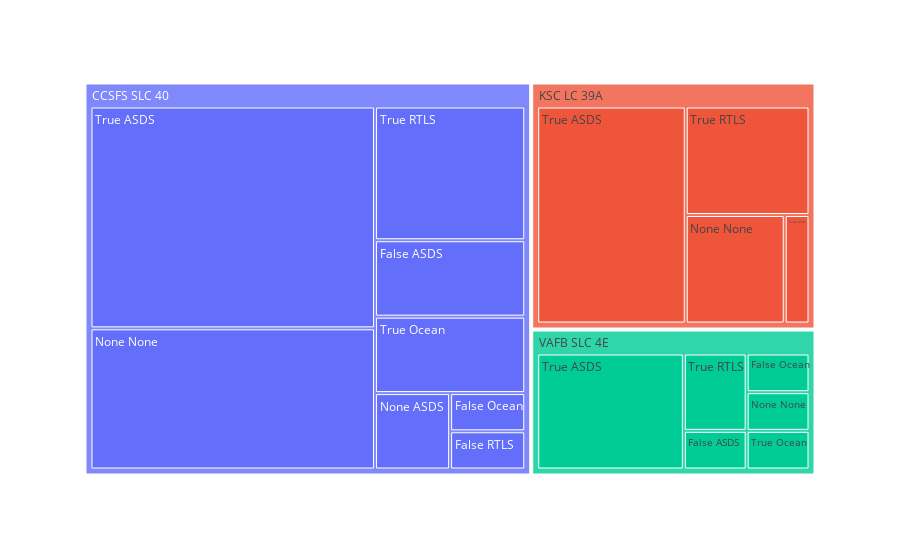

The notebook cell this image was saved under:
### Code cell
treemap = px.treemap(all_launches, path=[all_launches['LaunchSite'], all_launches['Outcome']])
treemap.show()

### Figure 1 — Plotly figure (JSON) as saved in the notebook; plotly's stock layout.template omitted (floating-point values rounded to 4 significant figures)
{"data": [{"branchvalues": "total", "domain": {"x": [0, 1], "y": [0, 1]}, "hovertemplate": "labels=%{label}<br>count=%{value}<br>parent=%{parent}<br>id=%{id}<extra></extra>", "ids": ["CCSFS SLC 40/False ASDS", "KSC LC 39A/False ASDS", "VAFB SLC 4E/False ASDS", "CCSFS SLC 40/False Ocean", "VAFB SLC 4E/False Ocean", "CCSFS SLC 40/False RTLS", "CCSFS SLC 40/None ASDS", "CCSFS SLC 40/None None", "KSC LC 39A/None None", "VAFB SLC 4E/None None", "CCSFS SLC 40/True ASDS", "KSC LC 39A/True ASDS", "VAFB SLC 4E/True ASDS", "CCSFS SLC 40/True Ocean", "VAFB SLC 4E/True Ocean", "CCSFS SLC 40/True RTLS", "KSC LC 39A/True RTLS", "VAFB SLC 4E/True RTLS", "CCSFS SLC 40", "KSC LC 39A", "VAFB SLC 4E"], "labels": ["False ASDS", "False ASDS", "False ASDS", "False Ocean", "False Ocean", "False RTLS", "None ASDS", "None None", "None None", "None None", "True ASDS", "True ASDS", "True ASDS", "True Ocean", "True Ocean", "True RTLS", "True RTLS", "True RTLS", "CCSFS SLC 40", "KSC LC 39A", "VAFB SLC 4E"], "name": "", "parents": ["CCSFS SLC 40", "KSC LC 39A", "VAFB SLC 4E", "CCSFS SLC 40", "VAFB SLC 4E", "CCSFS SLC 40", "CCSFS SLC 40", "CCSFS SLC 40", "KSC LC 39A", "VAFB SLC 4E", "CCSFS SLC 40", "KSC LC 39A", "VAFB SLC 4E", "CCSFS SLC 40", "VAFB SLC 4E", "CCSFS SLC 40", "KSC LC 39A", "VAFB SLC 4E", "", "", ""], "type": "treemap", "values": [4, 1, 1, 1, 1, 1, 2, 14, 4, 1, 22, 12, 7, 4, 1, 7, 5, 2, 55, 22, 13]}], "layout": {"legend": {"tracegroupgap": 0}, "margin": {"t": 60}}}
